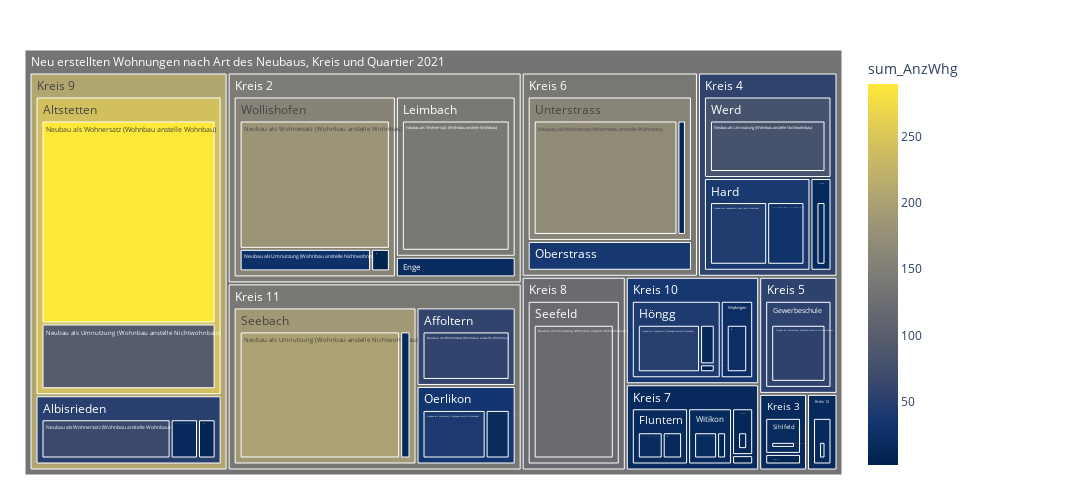

Notebook source saved alongside this figure:
### Code cell
fig = px.treemap(myTreemapAgg.query('sum_AnzWhg >0').reset_index(), path=[px.Constant("Neu erstellten Wohnungen nach Art des Neubaus, Kreis und Quartier 2021")
                                                                                     ,'KreisLang', 'QuarLang','ArtNeubauLang']
                 , values='sum_AnzWhg'
                 , color='sum_AnzWhg'
                 ## bei discrete scales (bei Klassen und Strings):                 
                 #, color_discrete_map={'(?)':'lightgrey','EVP':'gold', 'SP':'#FF3030', 'PdA':'#EE3B3B', 'Grüne':'#A2CD5A','GLP':'#CAFF70','Die Mitte':'orange','FDP':'#104E8B','AL':'deeppink','SVP':'forestgreen', 'FL ZÜRI':'#8B864E','Volt':'#lightblue' }                
                 ## bei continuous scales (bei Zahlenwerten):
                , color_continuous_scale='cividis'
                #, color_continuous_midpoint=np.average(df['AnzBestWir'], weights=df['AnzBestWir'])  
                 ,height=500
                 ,width=1100                 
                )
fig.update_traces(root_color="grey")
fig.update_layout(margin = dict(t=50, l=25, r=250, b=25))
fig.show()

### Figure 1 — Plotly figure (JSON) as saved in the notebook; plotly's stock layout.template omitted (floating-point values rounded to 4 significant figures)
{"data": [{"branchvalues": "total", "customdata": [[14], [5], [94], [55], [10], [16], [201], [121], [80], [7], [28], [58], [66], [290], [18], [30], [2], [10], [51], [140], [37], [42], [14], [13], [17], [169], [23], [18], [182], [9], [18], [14], [46], [2], [15], [10], [4], [58], [52.06], [5], [242.0], [18], [16.25], [55], [39.68], [2], [10], [42.94], [15], [140], [37], [34.83], [14], [189.6], [121], [17], [160.1], [80], [23], [14.92], [158.5], [37.6], [139.3], [14], [144.8], [14.27], [56.38], [55], [139.0], [14.45], [121], [206.3], [134.5]], "domain": {"x": [0, 1], "y": [0, 1]}, "hovertemplate": "labels=%{label}<br>sum_AnzWhg_sum=%{value}<br>parent=%{parent}<br>id=%{id}<br>sum_AnzWhg=%{color}<extra></extra>", "ids": ["Neu erstellten Wohnungen nach Art des Neubaus, Kreis und Quartier 2021/Kreis 9/Albisrieden/Neubau als Umnutzung (Wohnbau anstelle Nichtwohnbau)", "Neu erstellten Wohnungen nach Art des Neubaus, Kreis und Quartier 2021/Kreis 3/Alt-Wiedikon/Neubau als Umnutzung (Wohnbau anstelle Nichtwohnbau)", "Neu erstellten Wohnungen nach Art des Neubaus, Kreis und Quartier 2021/Kreis 9/Altstetten/Neubau als Umnutzung (Wohnbau anstelle Nichtwohnbau)", "Neu erstellten Wohnungen nach Art des Neubaus, Kreis und Quartier 2021/Kreis 5/Gewerbeschule/Neubau als Umnutzung (Wohnbau anstelle Nichtwohnbau)", "Neu erstellten Wohnungen nach Art des Neubaus, Kreis und Quartier 2021/Kreis 10/Höngg/Neubau als Umnutzung (Wohnbau anstelle Nichtwohnbau)", "Neu erstellten Wohnungen nach Art des Neubaus, Kreis und Quartier 2021/Kreis 11/Oerlikon/Neubau als Umnutzung (Wohnbau anstelle Nichtwohnbau)", "Neu erstellten Wohnungen nach Art des Neubaus, Kreis und Quartier 2021/Kreis 11/Seebach/Neubau als Umnutzung (Wohnbau anstelle Nichtwohnbau)", "Neu erstellten Wohnungen nach Art des Neubaus, Kreis und Quartier 2021/Kreis 8/Seefeld/Neubau als Umnutzung (Wohnbau anstelle Nichtwohnbau)", "Neu erstellten Wohnungen nach Art des Neubaus, Kreis und Quartier 2021/Kreis 4/Werd/Neubau als Umnutzung (Wohnbau anstelle Nichtwohnbau)", "Neu erstellten Wohnungen nach Art des Neubaus, Kreis und Quartier 2021/Kreis 7/Witikon/Neubau als Umnutzung (Wohnbau anstelle Nichtwohnbau)", "Neu erstellten Wohnungen nach Art des Neubaus, Kreis und Quartier 2021/Kreis 2/Wollishofen/Neubau als Umnutzung (Wohnbau anstelle Nichtwohnbau)", "Neu erstellten Wohnungen nach Art des Neubaus, Kreis und Quartier 2021/Kreis 11/Affoltern/Neubau als Wohnersatz (Wohnbau anstelle Wohnbau)", "Neu erstellten Wohnungen nach Art des Neubaus, Kreis und Quartier 2021/Kreis 9/Albisrieden/Neubau als Wohnersatz (Wohnbau anstelle Wohnbau)", "Neu erstellten Wohnungen nach Art des Neubaus, Kreis und Quartier 2021/Kreis 9/Altstetten/Neubau als Wohnersatz (Wohnbau anstelle Wohnbau)", "Neu erstellten Wohnungen nach Art des Neubaus, Kreis und Quartier 2021/Kreis 7/Fluntern/Neubau als Wohnersatz (Wohnbau anstelle Wohnbau)", "Neu erstellten Wohnungen nach Art des Neubaus, Kreis und Quartier 2021/Kreis 4/Hard/Neubau als Wohnersatz (Wohnbau anstelle Wohnbau)", "Neu erstellten Wohnungen nach Art des Neubaus, Kreis und Quartier 2021/Kreis 7/Hirslanden/Neubau als Wohnersatz (Wohnbau anstelle Wohnbau)", "Neu erstellten Wohnungen nach Art des Neubaus, Kreis und Quartier 2021/Kreis 7/Hottingen/Neubau als Wohnersatz (Wohnbau anstelle Wohnbau)", "Neu erstellten Wohnungen nach Art des Neubaus, Kreis und Quartier 2021/Kreis 10/Höngg/Neubau als Wohnersatz (Wohnbau anstelle Wohnbau)", "Neu erstellten Wohnungen nach Art des Neubaus, Kreis und Quartier 2021/Kreis 2/Leimbach/Neubau als Wohnersatz (Wohnbau anstelle Wohnbau)", "Neu erstellten Wohnungen nach Art des Neubaus, Kreis und Quartier 2021/Kreis 6/Oberstrass/Neubau als Wohnersatz (Wohnbau anstelle Wohnbau)", "Neu erstellten Wohnungen nach Art des Neubaus, Kreis und Quartier 2021/Kreis 11/Oerlikon/Neubau als Wohnersatz (Wohnbau anstelle Wohnbau)", "Neu erstellten Wohnungen nach Art des Neubaus, Kreis und Quartier 2021/Kreis 12/Schwamendingen-Mitte/Neubau als Wohnersatz (Wohnbau anstelle Wohnbau)", "Neu erstellten Wohnungen nach Art des Neubaus, Kreis und Quartier 2021/Kreis 11/Seebach/Neubau als Wohnersatz (Wohnbau anstelle Wohnbau)", "Neu erstellten Wohnungen nach Art des Neubaus, Kreis und Quartier 2021/Kreis 3/Sihlfeld/Neubau als Wohnersatz (Wohnbau anstelle Wohnbau)", "Neu erstellten Wohnungen nach Art des Neubaus, Kreis und Quartier 2021/Kreis 6/Unterstrass/Neubau als Wohnersatz (Wohnbau anstelle Wohnbau)", "Neu erstellten Wohnungen nach Art des Neubaus, Kreis und Quartier 2021/Kreis 10/Wipkingen/Neubau als Wohnersatz (Wohnbau anstelle Wohnbau)", "Neu erstellten Wohnungen nach Art des Neubaus, Kreis und Quartier 2021/Kreis 7/Witikon/Neubau als Wohnersatz (Wohnbau anstelle Wohnbau)", "Neu erstellten Wohnungen nach Art des Neubaus, Kreis und Quartier 2021/Kreis 2/Wollishofen/Neubau als Wohnersatz (Wohnbau anstelle Wohnbau)", "Neu erstellten Wohnungen nach Art des Neubaus, Kreis und Quartier 2021/Kreis 9/Albisrieden/Neubau auf unbebautem Land (kein Ersatzbau)", "Neu erstellten Wohnungen nach Art des Neubaus, Kreis und Quartier 2021/Kreis 2/Enge/Neubau auf unbebautem Land (kein Ersatzbau)", "Neu erstellten Wohnungen nach Art des Neubaus, Kreis und Quartier 2021/Kreis 7/Fluntern/Neubau auf unbebautem Land (kein Ersatzbau)", "Neu erstellten Wohnungen nach Art des Neubaus, Kreis und Quartier 2021/Kreis 4/Hard/Neubau auf unbebautem Land (kein Ersatzbau)", "Neu erstellten Wohnungen nach Art des Neubaus, Kreis und Quartier 2021/Kreis 10/Höngg/Neubau auf unbebautem Land (kein Ersatzbau)", "Neu erstellten Wohnungen nach Art des Neubaus, Kreis und Quartier 2021/Kreis 4/Langstrasse/Neubau auf unbebautem Land (kein Ersatzbau)", "Neu erstellten Wohnungen nach Art des Neubaus, Kreis und Quartier 2021/Kreis 6/Unterstrass/Neubau auf unbebautem Land (kein Ersatzbau)", "Neu erstellten Wohnungen nach Art des Neubaus, Kreis und Quartier 2021/Kreis 2/Wollishofen/Neubau auf unbebautem Land (kein Ersatzbau)", "Neu erstellten Wohnungen nach Art des Neubaus, Kreis und Quartier 2021/Kreis 11/Affoltern", "Neu erstellten Wohnungen nach Art des Neubaus, Kreis und Quartier 2021/Kreis 9/Albisrieden", "Neu erstellten Wohnungen nach Art des Neubaus, Kreis und Quartier 2021/Kreis 3/Alt-Wiedikon", "Neu erstellten Wohnungen nach Art des Neubaus, Kreis und Quartier 2021/Kreis 9/Altstetten", "Neu erstellten Wohnungen nach Art des Neubaus, Kreis und Quartier 2021/Kreis 2/Enge", "Neu erstellten Wohnungen nach Art des Neubaus, Kreis und Quartier 2021/Kreis 7/Fluntern", "Neu erstellten Wohnungen nach Art des Neubaus, Kreis und Quartier 2021/Kreis 5/Gewerbeschule", "Neu erstellten Wohnungen nach Art des Neubaus, Kreis und Quartier 2021/Kreis 4/Hard", "Neu erstellten Wohnungen nach Art des Neubaus, Kreis und Quartier 2021/Kreis 7/Hirslanden", "Neu erstellten Wohnungen nach Art des Neubaus, Kreis und Quartier 2021/Kreis 7/Hottingen", "Neu erstellten Wohnungen nach Art des Neubaus, Kreis und Quartier 2021/Kreis 10/Höngg", "Neu erstellten Wohnungen nach Art des Neubaus, Kreis und Quartier 2021/Kreis 4/Langstrasse", "Neu erstellten Wohnungen nach Art des Neubaus, Kreis und Quartier 2021/Kreis 2/Leimbach", "Neu erstellten Wohnungen nach Art des Neubaus, Kreis und Quartier 2021/Kreis 6/Oberstrass", "Neu erstellten Wohnungen nach Art des Neubaus, Kreis und Quartier 2021/Kreis 11/Oerlikon", "Neu erstellten Wohnungen nach Art des Neubaus, Kreis und Quartier 2021/Kreis 12/Schwamendingen-Mitte", "Neu erstellten Wohnungen nach Art des Neubaus, Kreis und Quartier 2021/Kreis 11/Seebach", "Neu erstellten Wohnungen nach Art des Neubaus, Kreis und Quartier 2021/Kreis 8/Seefeld", "Neu erstellten Wohnungen nach Art des Neubaus, Kreis und Quartier 2021/Kreis 3/Sihlfeld", "Neu erstellten Wohnungen nach Art des Neubaus, Kreis und Quartier 2021/Kreis 6/Unterstrass", "Neu erstellten Wohnungen nach Art des Neubaus, Kreis und Quartier 2021/Kreis 4/Werd", "Neu erstellten Wohnungen nach Art des Neubaus, Kreis und Quartier 2021/Kreis 10/Wipkingen", "Neu erstellten Wohnungen nach Art des Neubaus, Kreis und Quartier 2021/Kreis 7/Witikon", "Neu erstellten Wohnungen nach Art des Neubaus, Kreis und Quartier 2021/Kreis 2/Wollishofen", "Neu erstellten Wohnungen nach Art des Neubaus, Kreis und Quartier 2021/Kreis 10", "Neu erstellten Wohnungen nach Art des Neubaus, Kreis und Quartier 2021/Kreis 11", "Neu erstellten Wohnungen nach Art des Neubaus, Kreis und Quartier 2021/Kreis 12", "Neu erstellten Wohnungen nach Art des Neubaus, Kreis und Quartier 2021/Kreis 2", "Neu erstellten Wohnungen nach Art des Neubaus, Kreis und Quartier 2021/Kreis 3", "Neu erstellten Wohnungen nach Art des Neubaus, Kreis und Quartier 2021/Kreis 4", "Neu erstellten Wohnungen nach Art des Neubaus, Kreis und Quartier 2021/Kreis 5", "Neu erstellten Wohnungen nach Art des Neubaus, Kreis und Quartier 2021/Kreis 6", "Neu erstellten Wohnungen nach Art des Neubaus, Kreis und Quartier 2021/Kreis 7", "Neu erstellten Wohnungen nach Art des Neubaus, Kreis und Quartier 2021/Kreis 8", "Neu erstellten Wohnungen nach Art des Neubaus, Kreis und Quartier 2021/Kreis 9", "Neu erstellten Wohnungen nach Art des Neubaus, Kreis und Quartier 2021"], "labels": ["Neubau als Umnutzung (Wohnbau anstelle Nichtwohnbau)", "Neubau als Umnutzung (Wohnbau anstelle Nichtwohnbau)", "Neubau als Umnutzung (Wohnbau anstelle Nichtwohnbau)", "Neubau als Umnutzung (Wohnbau anstelle Nichtwohnbau)", "Neubau als Umnutzung (Wohnbau anstelle Nichtwohnbau)", "Neubau als Umnutzung (Wohnbau anstelle Nichtwohnbau)", "Neubau als Umnutzung (Wohnbau anstelle Nichtwohnbau)", "Neubau als Umnutzung (Wohnbau anstelle Nichtwohnbau)", "Neubau als Umnutzung (Wohnbau anstelle Nichtwohnbau)", "Neubau als Umnutzung (Wohnbau anstelle Nichtwohnbau)", "Neubau als Umnutzung (Wohnbau anstelle Nichtwohnbau)", "Neubau als Wohnersatz (Wohnbau anstelle Wohnbau)", "Neubau als Wohnersatz (Wohnbau anstelle Wohnbau)", "Neubau als Wohnersatz (Wohnbau anstelle Wohnbau)", "Neubau als Wohnersatz (Wohnbau anstelle Wohnbau)", "Neubau als Wohnersatz (Wohnbau anstelle Wohnbau)", "Neubau als Wohnersatz (Wohnbau anstelle Wohnbau)", "Neubau als Wohnersatz (Wohnbau anstelle Wohnbau)", "Neubau als Wohnersatz (Wohnbau anstelle Wohnbau)", "Neubau als Wohnersatz (Wohnbau anstelle Wohnbau)", "Neubau als Wohnersatz (Wohnbau anstelle Wohnbau)", "Neubau als Wohnersatz (Wohnbau anstelle Wohnbau)", "Neubau als Wohnersatz (Wohnbau anstelle Wohnbau)", "Neubau als Wohnersatz (Wohnbau anstelle Wohnbau)", "Neubau als Wohnersatz (Wohnbau anstelle Wohnbau)", "Neubau als Wohnersatz (Wohnbau anstelle Wohnbau)", "Neubau als Wohnersatz (Wohnbau anstelle Wohnbau)", "Neubau als Wohnersatz (Wohnbau anstelle Wohnbau)", "Neubau als Wohnersatz (Wohnbau anstelle Wohnbau)", "Neubau auf unbebautem Land (kein Ersatzbau)", "Neubau auf unbebautem Land (kein Ersatzbau)", "Neubau auf unbebautem Land (kein Ersatzbau)", "Neubau auf unbebautem Land (kein Ersatzbau)", "Neubau auf unbebautem Land (kein Ersatzbau)", "Neubau auf unbebautem Land (kein Ersatzbau)", "Neubau auf unbebautem Land (kein Ersatzbau)", "Neubau auf unbebautem Land (kein Ersatzbau)", "Affoltern", "Albisrieden", "Alt-Wiedikon", "Altstetten", "Enge", "Fluntern", "Gewerbeschule", "Hard", "Hirslanden", "Hottingen", "Höngg", "Langstrasse", "Leimbach", "Oberstrass", "Oerlikon", "Schwamendingen-Mitte", "Seebach", "Seefeld", "Sihlfeld", "Unterstrass", "Werd", "Wipkingen", "Witikon", "Wollishofen", "Kreis 10", "Kreis 11", "Kreis 12", "Kreis 2", "Kreis 3", "Kreis 4", "Kreis 5", "Kreis 6", "Kreis 7", "Kreis 8", "Kreis 9", "Neu erstellten Wohnungen nach Art des Neubaus, Kreis und Quartier 2021"], "marker": {"coloraxis": "coloraxis", "colors": [14, 5, 94, 55, 10, 16, 201, 121, 80, 7, 28, 58, 66, 290, 18, 30, 2, 10, 51, 140, 37, 42, 14, 13, 17, 169, 23, 18, 182, 9, 18, 14, 46, 2, 15, 10, 4, 58, 52.06, 5, 242.0, 18, 16.25, 55, 39.68, 2, 10, 42.94, 15, 140, 37, 34.83, 14, 189.6, 121, 17, 160.1, 80, 23, 14.92, 158.5, 37.6, 139.3, 14, 144.8, 14.27, 56.38, 55, 139.0, 14.45, 121, 206.3, 134.5]}, "name": "", "parents": ["Neu erstellten Wohnungen nach Art des Neubaus, Kreis und Quartier 2021/Kreis 9/Albisrieden", "Neu erstellten Wohnungen nach Art des Neubaus, Kreis und Quartier 2021/Kreis 3/Alt-Wiedikon", "Neu erstellten Wohnungen nach Art des Neubaus, Kreis und Quartier 2021/Kreis 9/Altstetten", "Neu erstellten Wohnungen nach Art des Neubaus, Kreis und Quartier 2021/Kreis 5/Gewerbeschule", "Neu erstellten Wohnungen nach Art des Neubaus, Kreis und Quartier 2021/Kreis 10/Höngg", "Neu erstellten Wohnungen nach Art des Neubaus, Kreis und Quartier 2021/Kreis 11/Oerlikon", "Neu erstellten Wohnungen nach Art des Neubaus, Kreis und Quartier 2021/Kreis 11/Seebach", "Neu erstellten Wohnungen nach Art des Neubaus, Kreis und Quartier 2021/Kreis 8/Seefeld", "Neu erstellten Wohnungen nach Art des Neubaus, Kreis und Quartier 2021/Kreis 4/Werd", "Neu erstellten Wohnungen nach Art des Neubaus, Kreis und Quartier 2021/Kreis 7/Witikon", "Neu erstellten Wohnungen nach Art des Neubaus, Kreis und Quartier 2021/Kreis 2/Wollishofen", "Neu erstellten Wohnungen nach Art des Neubaus, Kreis und Quartier 2021/Kreis 11/Affoltern", "Neu erstellten Wohnungen nach Art des Neubaus, Kreis und Quartier 2021/Kreis 9/Albisrieden", "Neu erstellten Wohnungen nach Art des Neubaus, Kreis und Quartier 2021/Kreis 9/Altstetten", "Neu erstellten Wohnungen nach Art des Neubaus, Kreis und Quartier 2021/Kreis 7/Fluntern", "Neu erstellten Wohnungen nach Art des Neubaus, Kreis und Quartier 2021/Kreis 4/Hard", "Neu erstellten Wohnungen nach Art des Neubaus, Kreis und Quartier 2021/Kreis 7/Hirslanden", "Neu erstellten Wohnungen nach Art des Neubaus, Kreis und Quartier 2021/Kreis 7/Hottingen", "Neu erstellten Wohnungen nach Art des Neubaus, Kreis und Quartier 2021/Kreis 10/Höngg", "Neu erstellten Wohnungen nach Art des Neubaus, Kreis und Quartier 2021/Kreis 2/Leimbach", "Neu erstellten Wohnungen nach Art des Neubaus, Kreis und Quartier 2021/Kreis 6/Oberstrass", "Neu erstellten Wohnungen nach Art des Neubaus, Kreis und Quartier 2021/Kreis 11/Oerlikon", "Neu erstellten Wohnungen nach Art des Neubaus, Kreis und Quartier 2021/Kreis 12/Schwamendingen-Mitte", "Neu erstellten Wohnungen nach Art des Neubaus, Kreis und Quartier 2021/Kreis 11/Seebach", "Neu erstellten Wohnungen nach Art des Neubaus, Kreis und Quartier 2021/Kreis 3/Sihlfeld", "Neu erstellten Wohnungen nach Art des Neubaus, Kreis und Quartier 2021/Kreis 6/Unterstrass", "Neu erstellten Wohnungen nach Art des Neubaus, Kreis und Quartier 2021/Kreis 10/Wipkingen", "Neu erstellten Wohnungen nach Art des Neubaus, Kreis und Quartier 2021/Kreis 7/Witikon", "Neu erstellten Wohnungen nach Art des Neubaus, Kreis und Quartier 2021/Kreis 2/Wollishofen", "Neu erstellten Wohnungen nach Art des Neubaus, Kreis und Quartier 2021/Kreis 9/Albisrieden", "Neu erstellten Wohnungen nach Art des Neubaus, Kreis und Quartier 2021/Kreis 2/Enge", "Neu erstellten Wohnungen nach Art des Neubaus, Kreis und Quartier 2021/Kreis 7/Fluntern", "Neu erstellten Wohnungen nach Art des Neubaus, Kreis und Quartier 2021/Kreis 4/Hard", "Neu erstellten Wohnungen nach Art des Neubaus, Kreis und Quartier 2021/Kreis 10/Höngg", "Neu erstellten Wohnungen nach Art des Neubaus, Kreis und Quartier 2021/Kreis 4/Langstrasse", "Neu erstellten Wohnungen nach Art des Neubaus, Kreis und Quartier 2021/Kreis 6/Unterstrass", "Neu erstellten Wohnungen nach Art des Neubaus, Kreis und Quartier 2021/Kreis 2/Wollishofen", "Neu erstellten Wohnungen nach Art des Neubaus, Kreis und Quartier 2021/Kreis 11", "Neu erstellten Wohnungen nach Art des Neubaus, Kreis und Quartier 2021/Kreis 9", "Neu erstellten Wohnungen nach Art des Neubaus, Kreis und Quartier 2021/Kreis 3", "Neu erstellten Wohnungen nach Art des Neubaus, Kreis und Quartier 2021/Kreis 9", "Neu erstellten Wohnungen nach Art des Neubaus, Kreis und Quartier 2021/Kreis 2", "Neu erstellten Wohnungen nach Art des Neubaus, Kreis und Quartier 2021/Kreis 7", "Neu erstellten Wohnungen nach Art des Neubaus, Kreis und Quartier 2021/Kreis 5", "Neu erstellten Wohnungen nach Art des Neubaus, Kreis und Quartier 2021/Kreis 4", "Neu erstellten Wohnungen nach Art des Neubaus, Kreis und Quartier 2021/Kreis 7", "Neu erstellten Wohnungen nach Art des Neubaus, Kreis und Quartier 2021/Kreis 7", "Neu erstellten Wohnungen nach Art des Neubaus, Kreis und Quartier 2021/Kreis 10", "Neu erstellten Wohnungen nach Art des Neubaus, Kreis und Quartier 2021/Kreis 4", "Neu erstellten Wohnungen nach Art des Neubaus, Kreis und Quartier 2021/Kreis 2", "Neu erstellten Wohnungen nach Art des Neubaus, Kreis und Quartier 2021/Kreis 6", "Neu erstellten Wohnungen nach Art des Neubaus, Kreis und Quartier 2021/Kreis 11", "Neu erstellten Wohnungen nach Art des Neubaus, Kreis und Quartier 2021/Kreis 12", "Neu erstellten Wohnungen nach Art des Neubaus, Kreis und Quartier 2021/Kreis 11", "Neu erstellten Wohnungen nach Art des Neubaus, Kreis und Quartier 2021/Kreis 8", "Neu erstellten Wohnungen nach Art des Neubaus, Kreis und Quartier 2021/Kreis 3", "Neu erstellten Wohnungen nach Art des Neubaus, Kreis und Quartier 2021/Kreis 6", "Neu erstellten Wohnungen nach Art des Neubaus, Kreis und Quartier 2021/Kreis 4", "Neu erstellten Wohnungen nach Art des Neubaus, Kreis und Quartier 2021/Kreis 10", "Neu erstellten Wohnungen nach Art des Neubaus, Kreis und Quartier 2021/Kreis 7", "Neu erstellten Wohnungen nach Art des Neubaus, Kreis und Quartier 2021/Kreis 2", "Neu erstellten Wohnungen nach Art des Neubaus, Kreis und Quartier 2021", "Neu erstellten Wohnungen nach Art des Neubaus, Kreis und Quartier 2021", "Neu erstellten Wohnungen nach Art des Neubaus, Kreis und Quartier 2021", "Neu erstellten Wohnungen nach Art des Neubaus, Kreis und Quartier 2021", "Neu erstellten Wohnungen nach Art des Neubaus, Kreis und Quartier 2021", "Neu erstellten Wohnungen nach Art des Neubaus, Kreis und Quartier 2021", "Neu erstellten Wohnungen nach Art des Neubaus, Kreis und Quartier 2021", "Neu erstellten Wohnungen nach Art des Neubaus, Kreis und Quartier 2021", "Neu erstellten Wohnungen nach Art des Neubaus, Kreis und Quartier 2021", "Neu erstellten Wohnungen nach Art des Neubaus, Kreis und Quartier 2021", "Neu erstellten Wohnungen nach Art des Neubaus, Kreis und Quartier 2021", ""], "root": {"color": "grey"}, "type": "treemap", "values": [14, 5, 94, 55, 10, 16, 201, 121, 80, 7, 28, 58, 66, 290, 18, 30, 2, 10, 51, 140, 37, 42, 14, 13, 17, 169, 23, 18, 182, 9, 18, 14, 46, 2, 15, 10, 4, 58, 89, 5, 384, 18, 32, 55, 76, 2, 10, 63, 15, 140, 37, 58, 14, 214, 121, 17, 179, 80, 23, 25, 214, 86, 330, 14, 372, 22, 171, 55, 216, 69, 121, 473, 1929]}], "layout": {"coloraxis": {"colorbar": {"title": {"text": "sum_AnzWhg"}}, "colorscale": [[0, "#00224e"], [0.1111, "#123570"], [0.2222, "#3b496c"], [0.3333, "#575d6d"], [0.4444, "#707173"], [0.5556, "#8a8678"], [0.6667, "#a59c74"], [0.7778, "#c3b369"], [0.8889, "#e1cc55"], [1, "#fee838"]]}, "height": 500, "legend": {"tracegroupgap": 0}, "margin": {"b": 25, "l": 25, "r": 250, "t": 50}, "width": 1100}}
